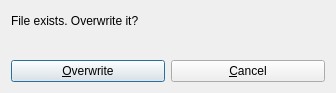
<?xml version="1.0" encoding="UTF-8"?>
<ui version="4.0">
 <class>ConfDialog</class>
 <widget class="QWidget" name="ConfDialog">
  <property name="geometry">
   <rect>
    <x>0</x>
    <y>0</y>
    <width>336</width>
    <height>93</height>
   </rect>
  </property>
  <property name="windowTitle">
   <string>Confirmation</string>
  </property>
  <property name="toolTip">
   <string/>
  </property>
  <layout class="QVBoxLayout" name="verticalLayout">
   <item>
    <widget class="QLabel" name="Label1">
     <property name="enabled">
      <bool>true</bool>
     </property>
     <property name="toolTip">
      <string/>
     </property>
     <property name="text">
      <string>File exists. Overwrite it?</string>
     </property>
    </widget>
   </item>
   <item>
    <widget class="QLabel" name="Label2">
     <property name="enabled">
      <bool>true</bool>
     </property>
     <property name="toolTip">
      <string/>
     </property>
     <property name="text">
      <string/>
     </property>
    </widget>
   </item>
   <item>
    <widget class="QWidget" name="widget" native="true">
     <layout class="QHBoxLayout" name="horizontalLayout">
      <property name="leftMargin">
       <number>0</number>
      </property>
      <property name="topMargin">
       <number>0</number>
      </property>
      <property name="rightMargin">
       <number>0</number>
      </property>
      <property name="bottomMargin">
       <number>0</number>
      </property>
      <item>
       <widget class="QPushButton" name="BtnOverwrite">
        <property name="enabled">
         <bool>true</bool>
        </property>
        <property name="toolTip">
         <string/>
        </property>
        <property name="text">
         <string>&amp;Overwrite</string>
        </property>
        <property name="autoDefault">
         <bool>true</bool>
        </property>
        <property name="default">
         <bool>true</bool>
        </property>
       </widget>
      </item>
      <item>
       <widget class="QPushButton" name="BtnCancel">
        <property name="enabled">
         <bool>true</bool>
        </property>
        <property name="toolTip">
         <string/>
        </property>
        <property name="text">
         <string>&amp;Cancel</string>
        </property>
       </widget>
      </item>
     </layout>
    </widget>
   </item>
  </layout>
 </widget>
 <resources/>
 <connections/>
</ui>
